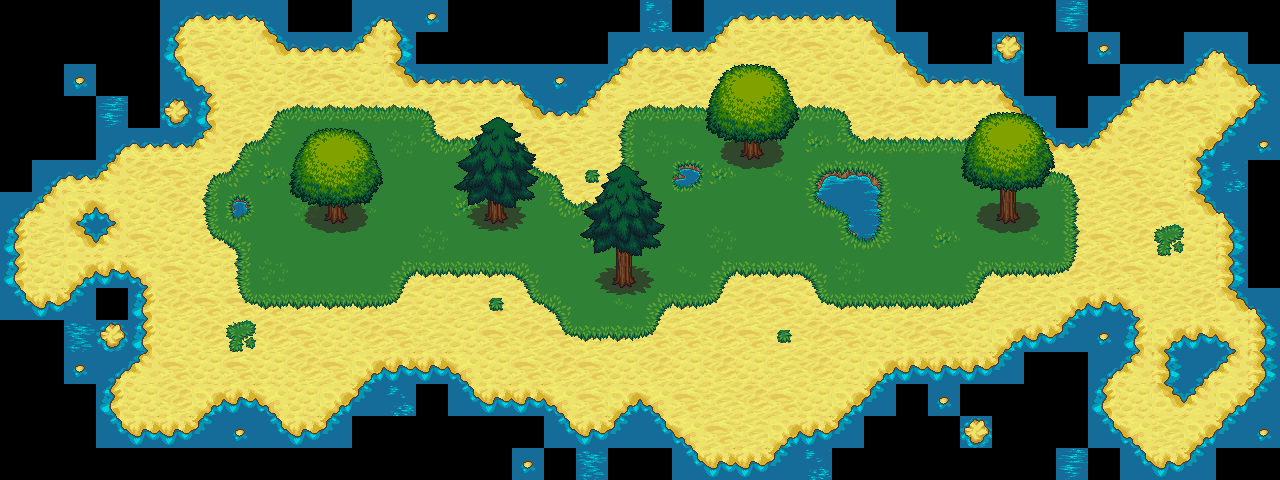

A level layout from a 2D game, rendered from its tile map. Below: a short description, then the map file with tile-grid data replaced by summaries:
An orthogonal 40x15 tile map with 32x32 px tiles, 7 tile layers (animated water 1, animated water 2, sand, land, ...), 5 tilesets and 13 objects (2x mob, 2x chest).

<map version="1.0" orientation="orthogonal" width="40" height="15" tilewidth="32" tileheight="32">
 <properties>
  <property name="background_color" value="#156C99" />
  <property name="water speed" value="30" />
 </properties>
 <tileset firstgid="1" name="grass" tilewidth="32" tileheight="32">
  <image source="../tiles/grass.png" width="96" height="192" />
 </tileset>
 <tileset firstgid="19" name="sandwater" tilewidth="32" tileheight="32">
  <image source="../tiles/sandwater.png" width="96" height="192" />
 </tileset>
 <tileset firstgid="37" name="trunk" tilewidth="32" tileheight="32">
  <image source="../tiles/trunk.png" width="192" height="192" />
 </tileset>
 <tileset firstgid="73" name="treetop" tilewidth="32" tileheight="32">
  <image source="../tiles/treetop.png" width="288" height="288" />
 </tileset>
 <tileset firstgid="154" name="animwater" tilewidth="32" tileheight="32">
  <image source="../tiles/animwater.png" width="96" height="384" />
 </tileset>
 <layer name="animated water 1" width="40" height="15">
  <data>[600 cells, 19 non-empty, 14 distinct tile ids]</data>
 </layer>
 <layer name="animated water 2" width="40" height="15">
  <data>[600 cells, 19 non-empty, 14 distinct tile ids]</data>
 </layer>
 <layer name="sand" width="40" height="15">
  <data>[600 cells, 85 non-empty, 4 distinct tile ids]</data>
 </layer>
 <layer name="land" width="40" height="15">
  <properties>
   <property name="preRender" value="true" />
  </properties>
  <data>[600 cells, 458 non-empty, 36 distinct tile ids]</data>
 </layer>
 <layer name="mass" width="40" height="15">
  <data>[600 cells, 30 non-empty, 12 distinct tile ids]</data>
 </layer>
 <objectgroup name="objects" width="40" height="15">
  <object name="mob" x="160" y="320" width="32" height="32">
   <properties>
    <property name="charactername" value="player" />
    <property name="compose" value="[{&quot;name&quot;:&quot;sword&quot;, &quot;class&quot;: &quot;Shattered.Objects.Weapon&quot;, &quot;image&quot;: &quot;sword&quot;, &quot;offset&quot;: { &quot;x&quot;:-35, &quot;y&quot;:-27 }, &quot;visible&quot;: false}]" />
    <property name="image" value="female_greendress" />
    <property name="player" value="true" />
   </properties>
  </object>
  <object name="chest" x="352" y="288" width="32" height="32">
   <properties>
    <property name="type" value="square" />
   </properties>
  </object>
  <object name="chest" x="448" y="288" width="32" height="32">
   <properties>
    <property name="type" value="rounded" />
   </properties>
  </object>
  <object name="mob" x="224" y="224" width="32" height="32">
   <properties>
    <property name="charactername" value="npc" />
    <property name="image" value="princess" />
    <property name="player" value="false" />
   </properties>
  </object>
 </objectgroup>
 <layer name="air" width="40" height="15">
  <data>[600 cells, 32 non-empty, 23 distinct tile ids]</data>
 </layer>
 <layer name="air2" width="40" height="15">
  <data>[600 cells, 18 non-empty, 18 distinct tile ids]</data>
 </layer>
 <objectgroup name="collision" width="40" height="15">
  <object x="1167" y="384">
   <polygon points="0,0 0,-32 16,-48 48,-48 64,-32 16,16" />
  </object>
  <object x="128" y="448">
   <polyline points="0,-18 -12,-32 -12,-64 15,-96 17,-164 -32,-177 -64,-128 -96,-128 -128,-160 -128,-224 -64,-288 -32,-288 0,-320 64,-320 64,-352 32,-384 32,-416 64,-448 128,-448 160,-416 224,-416 256,-448 288,-416 288,-384 384,-384 416,-352 448,-352 512,-416 576,-416 608,-448 736,-448 800,-384 864,-384 928,-320 960,-320 1024,-384 1056,-384 1088,-416 1152,-352 1088,-288 1088,-256 1120,-224 1120,-160 1152,-128 1152,-64 1056,32 1024,32 960,-32 960,-64 992,-96 992,-128 960,-128 928,-96 896,-96 864,-64 768,-64 704,0 672,0 640,32 576,32 512,-51 483,-18 449,-15 419,-50 356,-46 320,-83 249,-78 194,-20 161,-16 129,-51 97,-52 66,-24 0,-19" />
  </object>
  <object x="816" y="192">
   <polygon points="0,0 16,-16 48,-16 64,0 64,32 48,48" />
  </object>
  <object x="326" y="198" width="19" height="21" />
  <object x="486" y="198" width="19" height="21" />
  <object x="742" y="134" width="19" height="21" />
  <object x="614" y="246" width="19" height="37" />
  <object x="998" y="190" width="19" height="28" />
  <object x="79" y="224">
   <polygon points="0,0 16,-16 32,0 16,16" />
  </object>
 </objectgroup>
</map>